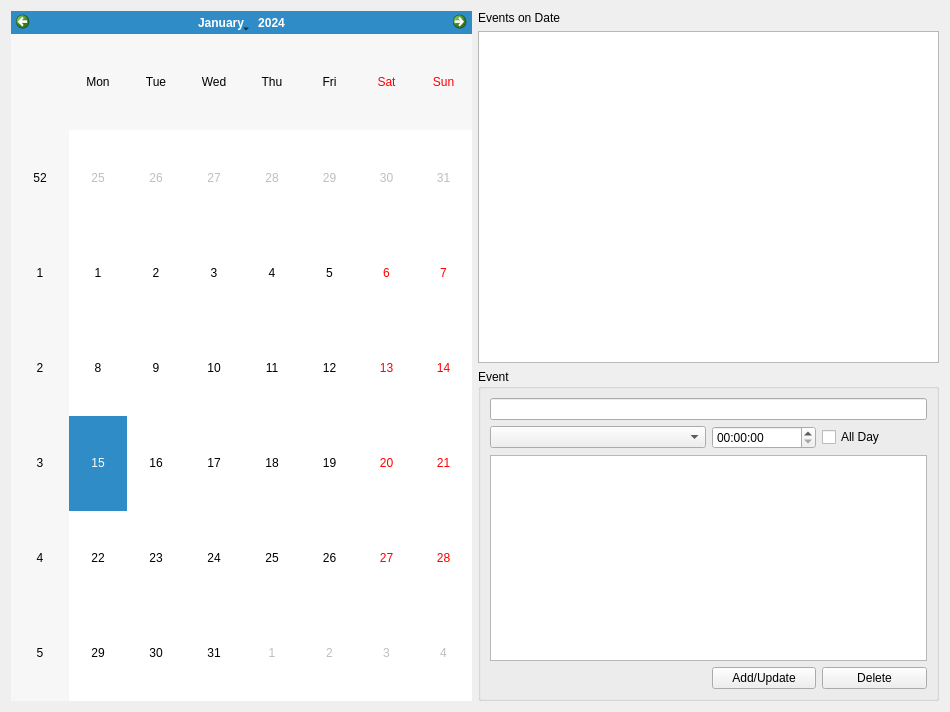
<?xml version="1.0" encoding="UTF-8"?>
<ui version="4.0">
 <class>Form</class>
 <widget class="QWidget" name="Form">
  <property name="geometry">
   <rect>
    <x>0</x>
    <y>0</y>
    <width>950</width>
    <height>712</height>
   </rect>
  </property>
  <property name="windowTitle">
   <string>Form</string>
  </property>
  <layout class="QHBoxLayout" name="horizontalLayout">
   <item>
    <widget class="QCalendarWidget" name="calendar"/>
   </item>
   <item>
    <layout class="QVBoxLayout" name="verticalLayout">
     <item>
      <widget class="QLabel" name="label">
       <property name="text">
        <string>Events on Date</string>
       </property>
      </widget>
     </item>
     <item>
      <widget class="QListWidget" name="event_list"/>
     </item>
     <item>
      <widget class="QGroupBox" name="groupBox">
       <property name="title">
        <string>Event</string>
       </property>
       <layout class="QGridLayout" name="gridLayout">
        <item row="0" column="0" colspan="4">
         <widget class="QLineEdit" name="event_title"/>
        </item>
        <item row="2" column="0" colspan="4">
         <widget class="QTextEdit" name="textEdit"/>
        </item>
        <item row="3" column="3">
         <widget class="QPushButton" name="pushButton_2">
          <property name="text">
           <string>Delete</string>
          </property>
         </widget>
        </item>
        <item row="3" column="2">
         <widget class="QPushButton" name="pushButton">
          <property name="text">
           <string>Add/Update</string>
          </property>
         </widget>
        </item>
        <item row="1" column="3">
         <widget class="QCheckBox" name="allday_check">
          <property name="text">
           <string>All Day</string>
          </property>
         </widget>
        </item>
        <item row="1" column="2">
         <widget class="QTimeEdit" name="event_time"/>
        </item>
        <item row="1" column="0" colspan="2">
         <widget class="QComboBox" name="event_category"/>
        </item>
       </layout>
      </widget>
     </item>
    </layout>
   </item>
  </layout>
 </widget>
 <resources/>
 <connections/>
</ui>
